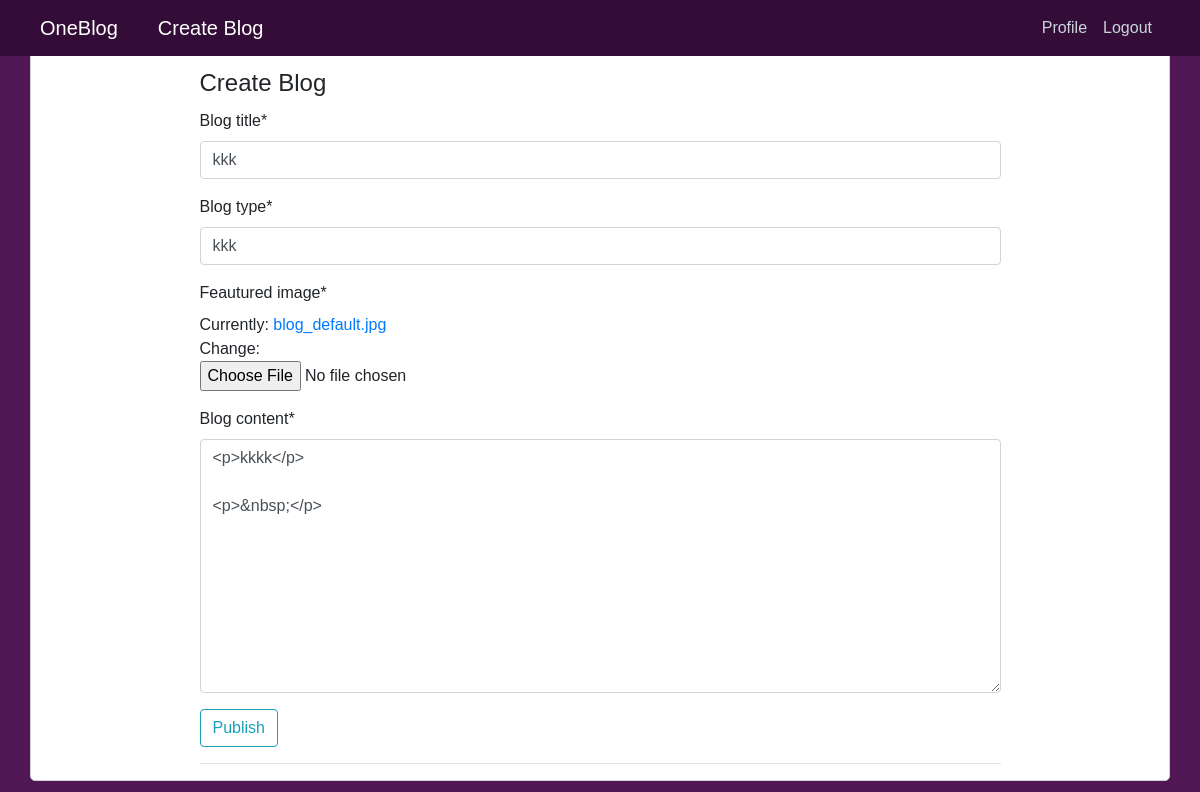
/blogupdate/17/ (signed in), run on the app's committed database.
### blog/models.py (models this page shows)
class  Blog(models.Model):
    blog_title = models.CharField(max_length = 200)
    blog_type = models.CharField(max_length = 100)
    blog_content = RichTextUploadingField()
    published_date = models.DateField(auto_now=True)
    feautured_image = models.ImageField(upload_to = "feautured_images/", default = 'blog_default.jpg')
    author = models.ForeignKey(User,on_delete=models.CASCADE,default=0)

### blog/views.py (the view, shortened to what this page needs)
# urls.py: path('blogupdate/<int:pk>/',BlogUpdateView.as_view(), name = 'blogupdate'),
class BlogUpdateView(LoginRequiredMixin, UserPassesTestMixin, UpdateView):
    model = Blog
    fields = ['blog_title','blog_type','feautured_image','blog_content']
    def test_func(self):
        blog = self.get_object()
        return self.request.user.id == blog.author.id

### blog/templates/blog/blog_form.html (shortened to what this page needs)
{% extends 'blog/base.html' %}
{% load crispy_forms_tags %}
{% block content %}
  <form method="POST" enctype="multipart/form-data">
    <legend class="myclass">Create Blog</legend>
    {{ form|crispy }}
    <button class="btn btn-outline-info" type="submit">Publish</button><hr>
  </form>
{% load static %}
{% endblock %}

### blog/static/blog/base.css (style rules this page uses)
body { margin-top: 3rem; font-size: 1rem; font-family: Neue Frutiger W01,sans-serif; background: #fff; background-color: #501755; }

### data on the page
Blog: blog_title "kkk", blog_type "kkk", blog_content "<p>kkkk</p> <p>&nbsp;</p>"
